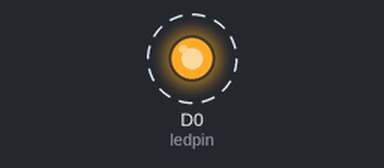
Simulated run of this sketch. Board: ESP8266 (NodeMCU). Parts: output pins drawn as LEDs (lit = HIGH). Dashed ring = blinking.

Above: at 0.2 s.
Timing chart, 0 to 3.0 s (numbered marks = the images above):
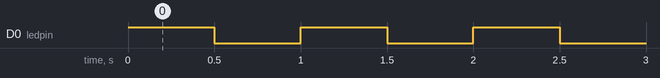

Measured:
- by itself, D0 (ledpin): alternates HIGH for 0.50 s and LOW for 0.50 s

The sketch:

Digital_Pin.ino
```cpp
// (licence header left out)
//D0 is conncted to GPIO3. you can refer this pin by using D0 or 3 directly.

#define ledpin D0
//#define ledpin 3

// the setup function runs once when you press reset or power the board
void setup() {
  // initialize digital pin as an output.
  pinMode(ledpin, OUTPUT);
}

// the loop function runs over and over again forever
void loop() {
  digitalWrite(ledpin, HIGH);   // turn the LED on (HIGH is the voltage level)
  delay(500);                       // wait for half second
  digitalWrite(ledpin, LOW);    // turn the LED off by making the voltage LOW
  delay(500);                       // wait for half second
}
```
